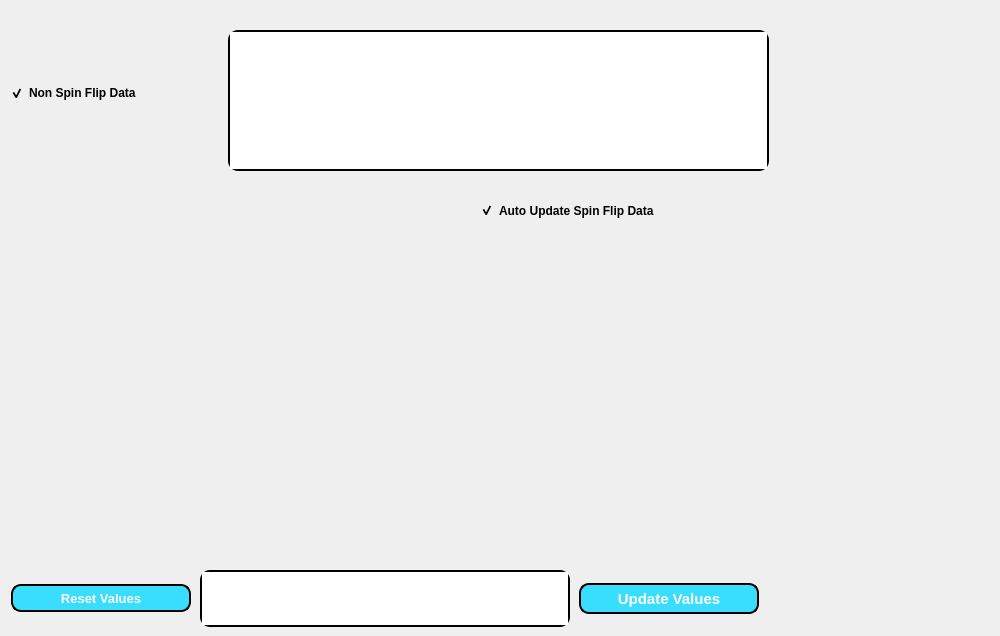
      <widget class="QWidget" name="page_9_edit_data">
       <widget class="QCheckBox" name="checkbox_non_spin_flip_data">
        <property name="geometry">
         <rect>
          <x>10</x>
          <y>80</y>
          <width>201</width>
          <height>26</height>
         </rect>
        </property>
        <property name="font">
         <font>
          <pointsize>9</pointsize>
          <weight>75</weight>
          <bold>true</bold>
          <kerning>true</kerning>
         </font>
        </property>
        <property name="autoFillBackground">
         <bool>false</bool>
        </property>
        <property name="styleSheet">
         <string notr="true">QCheckBox {
background-color:rgb(54, 193, 193,00)
}</string>
        </property>
        <property name="text">
         <string>Non Spin Flip Data</string>
        </property>
        <property name="checked">
         <bool>true</bool>
        </property>
       </widget>
       <widget class="QTextEdit" name="textedit_non_spin_flip_data">
        <property name="geometry">
         <rect>
          <x>228</x>
          <y>30</y>
          <width>541</width>
          <height>141</height>
         </rect>
        </property>
        <property name="font">
         <font>
          <pointsize>10</pointsize>
         </font>
        </property>
        <property name="styleSheet">
         <string notr="true">QTextEdit{
	border: 2px solid black;
	border-radius: 10px;
	color: Black;
	border-color: black

}
QTextEdit:Hover{
	Border-Color: Red
}</string>
        </property>
        <property name="html">
         <string>&lt;!DOCTYPE HTML PUBLIC &quot;-//W3C//DTD HTML 4.0//EN&quot; &quot;http://www.w3.org/TR/REC-html40/strict.dtd&quot;&gt;
&lt;html&gt;&lt;head&gt;&lt;meta name=&quot;qrichtext&quot; content=&quot;1&quot; /&gt;&lt;style type=&quot;text/css&quot;&gt;
p, li { white-space: pre-wrap; }
&lt;/style&gt;&lt;/head&gt;&lt;body style=&quot; font-family:'MS Shell Dlg 2'; font-size:10pt; font-weight:400; font-style:normal;&quot;&gt;
&lt;p style=&quot;-qt-paragraph-type:empty; margin-top:0px; margin-bottom:0px; margin-left:0px; margin-right:0px; -qt-block-indent:0; text-indent:0px;&quot;&gt;&lt;br /&gt;&lt;/p&gt;&lt;/body&gt;&lt;/html&gt;</string>
        </property>
       </widget>
       <widget class="QCheckBox" name="checkbox_auto_update_spin_flip_data">
        <property name="geometry">
         <rect>
          <x>480</x>
          <y>190</y>
          <width>511</width>
          <height>41</height>
         </rect>
        </property>
        <property name="font">
         <font>
          <pointsize>9</pointsize>
          <weight>75</weight>
          <bold>true</bold>
          <kerning>true</kerning>
         </font>
        </property>
        <property name="autoFillBackground">
         <bool>false</bool>
        </property>
        <property name="styleSheet">
         <string notr="true">QCheckBox {
background-color:rgb(54, 193, 193,00)
}</string>
        </property>
        <property name="text">
         <string>Auto Update Spin Flip Data</string>
        </property>
        <property name="checked">
         <bool>true</bool>
        </property>
       </widget>
       <widget class="QPushButton" name="btn_update_variables_pg9">
        <property name="geometry">
         <rect>
          <x>579</x>
          <y>583</y>
          <width>180</width>
          <height>31</height>
         </rect>
        </property>
        <property name="font">
         <font>
          <pointsize>11</pointsize>
          <weight>75</weight>
          <bold>true</bold>
         </font>
        </property>
        <property name="styleSheet">
         <string notr="true">QPushButton{
	background:rgb(57, 222, 255);
	border: 2px solid black;
	border-radius: 10px;
	color: White;
	font-style:Bold
}
QPushButton:Focus{
	background: rgb(57,222,255);
	border: 2px solid Black;
	border-radius: 10px;
	color: Black;
	font-style: Italic, bold
}</string>
        </property>
        <property name="text">
         <string>Update Values</string>
        </property>
       </widget>
       <widget class="QTextBrowser" name="textbrowser_pg9">
        <property name="geometry">
         <rect>
          <x>200</x>
          <y>570</y>
          <width>370</width>
          <height>57</height>
         </rect>
        </property>
        <property name="font">
         <font>
          <pointsize>10</pointsize>
         </font>
        </property>
        <property name="styleSheet">
         <string notr="true">QTextEdit{
	border: 2px solid black;
	border-radius: 10px;
	color: Black;
	border-color: black

}
</string>
        </property>
       </widget>
       <widget class="QPushButton" name="btn_reset_pg9">
        <property name="geometry">
         <rect>
          <x>11</x>
          <y>584</y>
          <width>180</width>
          <height>28</height>
         </rect>
        </property>
        <property name="font">
         <font>
          <pointsize>10</pointsize>
          <weight>75</weight>
          <bold>true</bold>
         </font>
        </property>
        <property name="styleSheet">
         <string notr="true">QPushButton{
	background:rgb(57, 222, 255);
	border: 2px solid black;
	border-radius: 10px;
	color: White;
	font-style:Bold
}
QPushButton:Focus{
	background: rgb(57,222,255);
	border: 2px solid Black;
	border-radius: 10px;
	color: Black;
	font-style: Italic, bold
}</string>
        </property>
        <property name="text">
         <string>Reset Values</string>
        </property>
       </widget>
      </widget>
